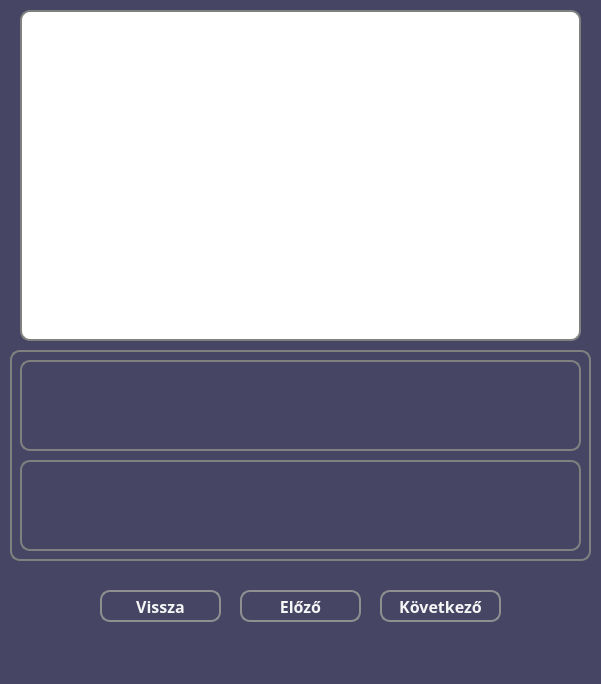
<?xml version="1.0" encoding="UTF-8"?>
<ui version="4.0">
 <class>MainWindow</class>
 <widget class="QMainWindow" name="MainWindow">
  <property name="geometry">
   <rect>
    <x>0</x>
    <y>0</y>
    <width>601</width>
    <height>684</height>
   </rect>
  </property>
  <property name="windowTitle">
   <string>Eredmény</string>
  </property>
  <property name="styleSheet">
   <string notr="true">* {
	background-color: rgb(70, 70, 100);
	font-size: 16pt;
	color: grey;
}</string>
  </property>
  <widget class="QWidget" name="centralwidget">
   <widget class="QWidget" name="widget" native="true">
    <property name="geometry">
     <rect>
      <x>0</x>
      <y>0</y>
      <width>601</width>
      <height>651</height>
     </rect>
    </property>
    <property name="styleSheet">
     <string notr="true">* {
	background-color: rgb(70, 70, 100);
    font-size: 16px;
    font-weight: bold;
}</string>
    </property>
    <widget class="QPushButton" name="nextButton">
     <property name="geometry">
      <rect>
       <x>380</x>
       <y>590</y>
       <width>121</width>
       <height>32</height>
      </rect>
     </property>
     <property name="font">
      <font>
       <family>Corbel</family>
       <pointsize>-1</pointsize>
       <bold>true</bold>
      </font>
     </property>
     <property name="styleSheet">
      <string notr="true">* {
	background-color: rgb(70, 70, 100);
	border: 2px solid #8f8f91;
	border-radius: 10px;
	color: whitesmoke;
}

*:hover {
	background-color: rgb(120, 120, 220);
	color: white;
}</string>
     </property>
     <property name="text">
      <string>Következő</string>
     </property>
    </widget>
    <widget class="QLabel" name="emailFrame">
     <property name="enabled">
      <bool>true</bool>
     </property>
     <property name="geometry">
      <rect>
       <x>20</x>
       <y>10</y>
       <width>561</width>
       <height>331</height>
      </rect>
     </property>
     <property name="font">
      <font>
       <family>Corbel</family>
       <pointsize>12</pointsize>
       <bold>true</bold>
      </font>
     </property>
     <property name="layoutDirection">
      <enum>Qt::LeftToRight</enum>
     </property>
     <property name="styleSheet">
      <string notr="true">* {
	border: 2px solid grey;
	border-radius: 10px;
	background-color: white;
	font-size: 12pt;
	color: grey;
}</string>
     </property>
     <property name="frameShape">
      <enum>QFrame::NoFrame</enum>
     </property>
     <property name="text">
      <string/>
     </property>
     <property name="textFormat">
      <enum>Qt::PlainText</enum>
     </property>
     <property name="scaledContents">
      <bool>true</bool>
     </property>
     <property name="alignment">
      <set>Qt::AlignCenter</set>
     </property>
    </widget>
    <widget class="QPushButton" name="backButton">
     <property name="geometry">
      <rect>
       <x>100</x>
       <y>590</y>
       <width>121</width>
       <height>32</height>
      </rect>
     </property>
     <property name="font">
      <font>
       <family>Corbel</family>
       <pointsize>-1</pointsize>
       <bold>true</bold>
      </font>
     </property>
     <property name="styleSheet">
      <string notr="true">* {
	background-color: rgb(70, 70, 100);
	border: 2px solid #8f8f91;
	border-radius: 10px;
	color: whitesmoke;
}

*:hover {
	background-color: rgb(120, 120, 220);
	color: white;
}</string>
     </property>
     <property name="text">
      <string>Vissza</string>
     </property>
    </widget>
    <widget class="QPushButton" name="previousButton">
     <property name="geometry">
      <rect>
       <x>240</x>
       <y>590</y>
       <width>121</width>
       <height>32</height>
      </rect>
     </property>
     <property name="font">
      <font>
       <family>Corbel</family>
       <pointsize>-1</pointsize>
       <bold>true</bold>
      </font>
     </property>
     <property name="styleSheet">
      <string notr="true">* {
	background-color: rgb(70, 70, 100);
	border: 2px solid #8f8f91;
	border-radius: 10px;
	color: whitesmoke;
}

*:hover {
	background-color: rgb(120, 120, 220);
	color: white;
}</string>
     </property>
     <property name="text">
      <string>Előző</string>
     </property>
    </widget>
    <widget class="QLabel" name="answerBox">
     <property name="enabled">
      <bool>true</bool>
     </property>
     <property name="geometry">
      <rect>
       <x>10</x>
       <y>350</y>
       <width>581</width>
       <height>211</height>
      </rect>
     </property>
     <property name="font">
      <font>
       <family>Corbel</family>
       <pointsize>12</pointsize>
       <bold>true</bold>
      </font>
     </property>
     <property name="layoutDirection">
      <enum>Qt::LeftToRight</enum>
     </property>
     <property name="styleSheet">
      <string notr="true">* {
	border: 2px solid grey;
	border-radius: 10px;
	font-size: 12pt;
	color: grey;
}</string>
     </property>
     <property name="frameShape">
      <enum>QFrame::NoFrame</enum>
     </property>
     <property name="text">
      <string/>
     </property>
     <property name="textFormat">
      <enum>Qt::PlainText</enum>
     </property>
     <property name="scaledContents">
      <bool>true</bool>
     </property>
     <property name="alignment">
      <set>Qt::AlignCenter</set>
     </property>
    </widget>
    <widget class="QLabel" name="answerField">
     <property name="enabled">
      <bool>true</bool>
     </property>
     <property name="geometry">
      <rect>
       <x>20</x>
       <y>360</y>
       <width>561</width>
       <height>91</height>
      </rect>
     </property>
     <property name="font">
      <font>
       <family>Corbel</family>
       <pointsize>12</pointsize>
       <bold>true</bold>
      </font>
     </property>
     <property name="layoutDirection">
      <enum>Qt::LeftToRight</enum>
     </property>
     <property name="styleSheet">
      <string notr="true">* {
	border: 2px solid grey;
	border-radius: 10px;
	font-size: 12pt;
	color: whitesmoke;
}</string>
     </property>
     <property name="frameShape">
      <enum>QFrame::NoFrame</enum>
     </property>
     <property name="text">
      <string/>
     </property>
     <property name="textFormat">
      <enum>Qt::PlainText</enum>
     </property>
     <property name="scaledContents">
      <bool>true</bool>
     </property>
     <property name="alignment">
      <set>Qt::AlignCenter</set>
     </property>
    </widget>
    <widget class="QLabel" name="userAnswerField">
     <property name="enabled">
      <bool>true</bool>
     </property>
     <property name="geometry">
      <rect>
       <x>20</x>
       <y>460</y>
       <width>561</width>
       <height>91</height>
      </rect>
     </property>
     <property name="font">
      <font>
       <family>Corbel</family>
       <pointsize>12</pointsize>
       <bold>true</bold>
      </font>
     </property>
     <property name="layoutDirection">
      <enum>Qt::LeftToRight</enum>
     </property>
     <property name="styleSheet">
      <string notr="true">* {
	border: 2px solid grey;
	border-radius: 10px;
	font-size: 12pt;
	color: whitesmoke;
}</string>
     </property>
     <property name="frameShape">
      <enum>QFrame::NoFrame</enum>
     </property>
     <property name="text">
      <string/>
     </property>
     <property name="textFormat">
      <enum>Qt::PlainText</enum>
     </property>
     <property name="scaledContents">
      <bool>true</bool>
     </property>
     <property name="alignment">
      <set>Qt::AlignCenter</set>
     </property>
    </widget>
   </widget>
  </widget>
  <widget class="QStatusBar" name="statusbar"/>
 </widget>
 <resources/>
 <connections/>
</ui>
